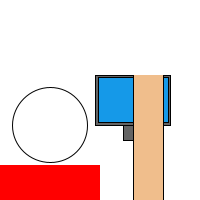
Frame 1 (no input)
Frame 60 (the mouse pressed at the canvas centre just before this capture): identical to frame 1, image omitted
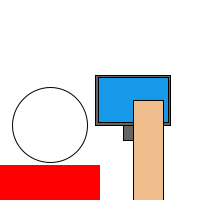
Frame 120 (the mouse held since frame 60 and released just before this capture)

The Processing sketch that drew these frames (run headless with seeded random() and noise(); from frame 60 on, the mouse is pressed at the canvas centre):

// Processing sketch: processing_35293
// ── processing_35293.pde

void
setup(){
size(200,200);
}

void
draw(){
background(255);



//computer
stroke(0);
rectMode(CENTER);
fill(100);
rect(width*.666,(height*.5)+30,20,20);
fill(100);
rect(width*.666,height*.5,75,50);
fill(#1599E8);
rect(width*.666,height*.5,70,45);

//person
noFill();
ellipse(50,125,75,75);

rectMode(CORNER);
fill(#F0BE8C);
rect(width*.666,(mouseY),30,400);

rectMode(CENTER);
noStroke();
fill(255);
rect(0,0,400,150);

fill(255,0,0);
rectMode(CORNER);
rect(0,165,100,210);

}
